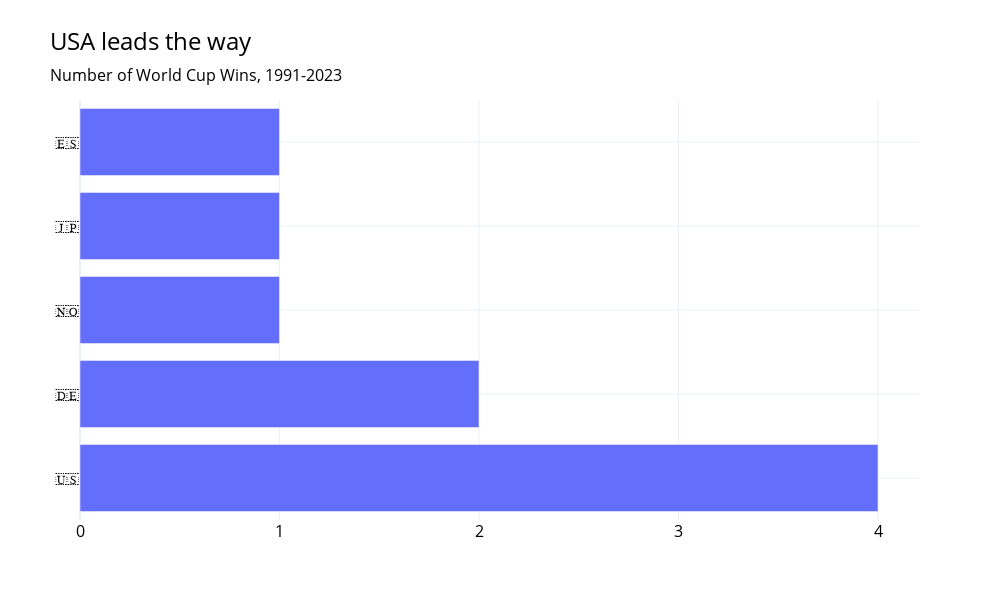

Notebook cell for this chart:
### Code cell
fig_5_a = px.bar(winner_counts, x='Wins',
             y='Team',
             title = "World Cup Winners, 1991-2023",
             height=300
            )
fig_5_a.update_xaxes(title="",tickmode='linear', dtick=1)
fig_5_a.update_yaxes(title="")

fig_5_a.update_layout(
    title={
        "text": "USA leads the way <br><span style='font-size:16px;'>Number of World Cup Wins, 1991-2023 </span>",
        "font": {
            'size': 24,                   # Font size
            'color': "black",             # Font color
        },
    },
    font=dict(
        size=16,  # General font size
        color="black"  # Font color
    ),
    yaxis=dict(showgrid=True),
    template='plotly_white',
    showlegend=True,
    width=1000,
    height=600
)
fig_5_a.show()

### Figure 1 — Plotly figure (JSON) as saved in the notebook; plotly's stock layout.template omitted (floating-point values rounded to 4 significant figures)
{"data": [{"alignmentgroup": "True", "hovertemplate": "Wins=%{x}<br>Team=%{y}<extra></extra>", "legendgroup": "", "marker": {"color": "#636efa", "pattern": {"shape": ""}}, "name": "", "offsetgroup": "", "orientation": "h", "showlegend": false, "textposition": "auto", "type": "bar", "x": [4, 2, 1, 1, 1], "xaxis": "x", "y": ["🇺🇸", "🇩🇪", "🇳🇴", "🇯🇵", "🇪🇸"], "yaxis": "y"}], "layout": {"barmode": "relative", "font": {"color": "black", "size": 16}, "height": 600, "legend": {"tracegroupgap": 0}, "showlegend": true, "title": {"font": {"color": "black", "size": 24}, "text": "USA leads the way <br><span style='font-size:16px;'>Number of World Cup Wins, 1991-2023 </span>"}, "width": 1000, "xaxis": {"anchor": "y", "domain": [0, 1], "dtick": 1, "tickmode": "linear", "title": {"text": ""}}, "yaxis": {"anchor": "x", "domain": [0, 1], "showgrid": true, "title": {"text": ""}}}}
